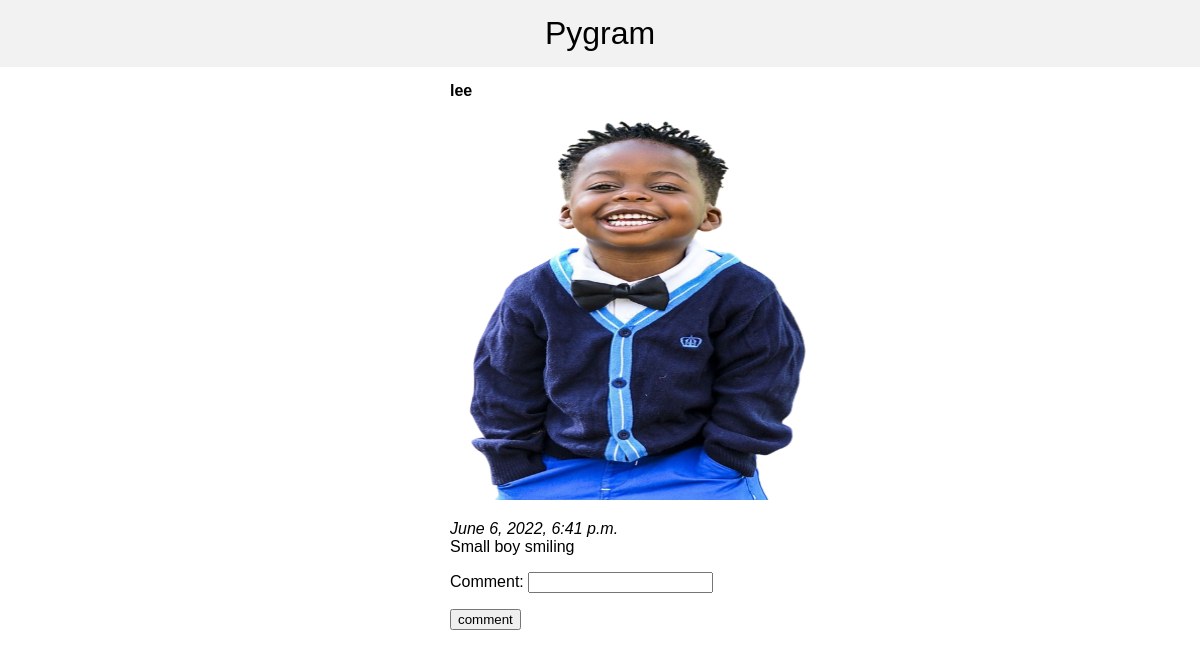
The app's page /posts/1/ with its own data.
### posts/models.py (models this page shows)
class Post(models.Model):
	image = models.ImageField()
	description = models.TextField()
	author = models.ForeignKey(User, on_delete=models.CASCADE)
	created = models.DateTimeField(auto_now_add=True)
	modified = models.DateTimeField(auto_now=True)

### posts/views.py (the view)
# urls.py: path('posts/<pk>/', PostDetail.as_view(), name='detail'),
class PostDetail(DetailView):
	model = Post
	def get_context_data(self, *args, **kwargs):
		context = super().get_context_data(*args, **kwargs)
		context['comment_form'] = CommentForm()
		return context

### posts/views.py
class CommentForm(forms.Form):
	comment = forms.CharField()

### posts/templates/posts/post_detail.html (shortened to what this page needs)
{% extends 'posts/base.html' %}
{% block content %}
	<strong>{{ object.author.username }}</strong><br/>
	<img src="{{ object.image.url }}" width="400" height="400">
	<p><em>{{ object.created }}</em><br/>{{ object.description }}</p>
	<form action="{% url 'detail' pk=object.id %}" method="POST">
		{{ comment_form.as_p }}
		<input type="submit" value="comment">
	</form>
{% endblock %}

### posts/templates/posts/base.html (style rules this page uses)
body { font-family: sans-serif; margin: 0; }

### records on screen
Post: author.username "lee", image (picture), created "June 6, 2022, 6:41 p.m.", description "Small boy smiling"
